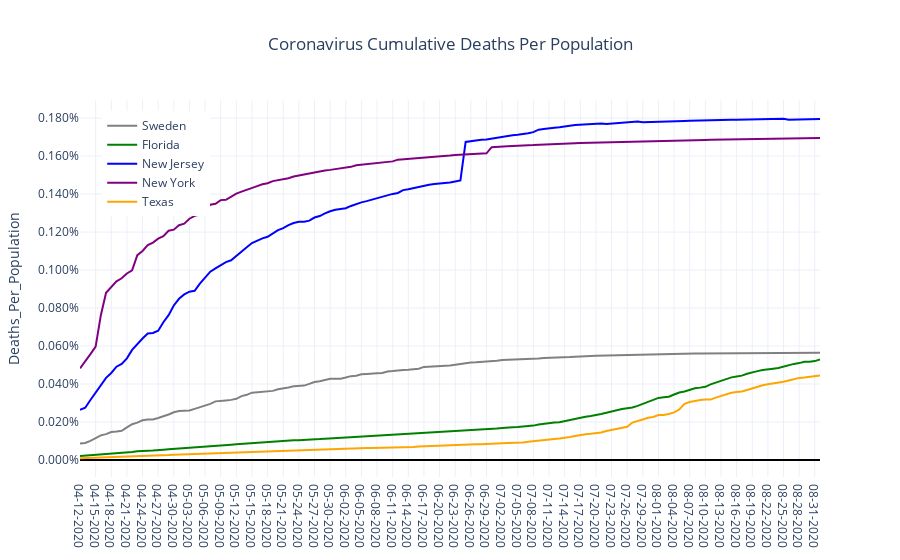

The notebook cell saved with this chart:
### Code cell
data = []
for mycountry in countries_list:
    data.append(go.Scatter(x=country_df[country_df['Country_Region']==mycountry]['Date'],
                               y=country_df[country_df['Country_Region']==mycountry]['Deaths_Per_Population'],
                               name = rename_dict[mycountry],
                               line = {'color':colors_dict[mycountry]}))
layout = go.Layout(
                showlegend = True,
                legend= dict(x=0.03,y=0.97),
                title='Coronavirus Cumulative Deaths Per Population',
                title_x= 0.5,
                yaxis={'title':'Deaths_Per_Population',
                       'tickformat':'.3%',
                       'zeroline':True,'zerolinecolor':'#000000','zerolinewidth':2.0},
                template='plotly_white')
fig = go.Figure(data=data,layout=layout)
fig.show()
fig.write_image(r'C:\__YOUTUBE__\__POLITICS__\Coronavirus\outputdata\1-CV_Cum_Deaths_Per_Population.png',width = 852,height = 480)

### Figure 1 — Plotly figure (JSON) as saved in the notebook; plotly's stock layout.template omitted (floating-point values rounded to 4 significant figures; data arrays with more than 128 entries replaced by an {"elided": "..."} marker saying what was removed)
{"data": [{"line": {"color": "grey"}, "name": "Sweden", "type": "scatter", "x": {"elided": "143 str values"}, "y": {"elided": "143 float values"}}, {"line": {"color": "green"}, "name": "Florida", "type": "scatter", "x": {"elided": "143 str values"}, "y": {"elided": "143 float values"}}, {"line": {"color": "blue"}, "name": "New Jersey", "type": "scatter", "x": {"elided": "143 str values"}, "y": {"elided": "143 float values"}}, {"line": {"color": "purple"}, "name": "New York", "type": "scatter", "x": {"elided": "143 str values"}, "y": {"elided": "143 float values"}}, {"line": {"color": "orange"}, "name": "Texas", "type": "scatter", "x": {"elided": "143 str values"}, "y": {"elided": "143 float values"}}], "layout": {"legend": {"x": 0.03, "y": 0.97}, "showlegend": true, "title": {"text": "Coronavirus Cumulative Deaths Per Population", "x": 0.5}, "yaxis": {"tickformat": ".3%", "title": {"text": "Deaths_Per_Population"}, "zeroline": true, "zerolinecolor": "#000000", "zerolinewidth": 2}}}
